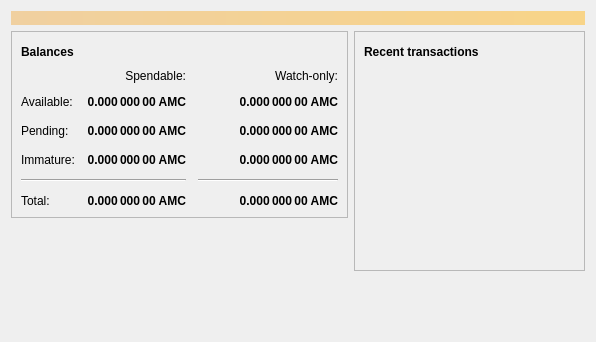
<?xml version="1.0" encoding="UTF-8"?>
<ui version="4.0">
 <class>OverviewPage</class>
 <widget class="QWidget" name="OverviewPage">
  <property name="geometry">
   <rect>
    <x>0</x>
    <y>0</y>
    <width>596</width>
    <height>342</height>
   </rect>
  </property>
  <property name="windowTitle">
   <string>Form</string>
  </property>
  <layout class="QVBoxLayout" name="topLayout">
   <item>
    <widget class="QLabel" name="labelAlerts">
     <property name="visible">
      <bool>false</bool>
     </property>
     <property name="styleSheet">
      <string notr="true">QLabel { background-color: qlineargradient(x1: 0, y1: 0, x2: 1, y2: 0, stop:0 #F0D0A0, stop:1 #F8D488); color:#000000; }</string>
     </property>
     <property name="wordWrap">
      <bool>true</bool>
     </property>
     <property name="margin">
      <number>3</number>
     </property>
     <property name="textInteractionFlags">
      <set>Qt::TextSelectableByMouse</set>
     </property>
    </widget>
   </item>
   <item>
    <layout class="QHBoxLayout" name="horizontalLayout" stretch="1,1">
     <item>
      <layout class="QVBoxLayout" name="verticalLayout_2">
       <item>
        <widget class="QFrame" name="frame">
         <property name="frameShape">
          <enum>QFrame::StyledPanel</enum>
         </property>
         <property name="frameShadow">
          <enum>QFrame::Raised</enum>
         </property>
         <layout class="QVBoxLayout" name="verticalLayout_4">
          <item>
           <layout class="QHBoxLayout" name="horizontalLayout_4">
            <item>
             <widget class="QLabel" name="label_5">
              <property name="font">
               <font>
                <weight>75</weight>
                <bold>true</bold>
               </font>
              </property>
              <property name="text">
               <string>Balances</string>
              </property>
             </widget>
            </item>
            <item>
             <widget class="QPushButton" name="labelWalletStatus">
              <property name="enabled">
               <bool>true</bool>
              </property>
              <property name="maximumSize">
               <size>
                <width>30</width>
                <height>16777215</height>
               </size>
              </property>
              <property name="toolTip">
               <string>The displayed information may be out of date. Your wallet automatically synchronizes with the Amolecoin network after a connection is established, but this process has not completed yet.</string>
              </property>
              <property name="text">
               <string/>
              </property>
              <property name="icon">
               <iconset resource="../bitcoin.qrc">
                <normaloff>:/icons/warning</normaloff>
                <disabledoff>:/icons/warning</disabledoff>:/icons/warning</iconset>
              </property>
              <property name="iconSize">
               <size>
                <width>24</width>
                <height>24</height>
               </size>
              </property>
              <property name="flat">
               <bool>true</bool>
              </property>
             </widget>
            </item>
            <item>
             <spacer name="horizontalSpacer_3">
              <property name="orientation">
               <enum>Qt::Horizontal</enum>
              </property>
              <property name="sizeHint" stdset="0">
               <size>
                <width>40</width>
                <height>20</height>
               </size>
              </property>
             </spacer>
            </item>
           </layout>
          </item>
          <item>
           <layout class="QGridLayout" name="gridLayout">
            <property name="spacing">
             <number>12</number>
            </property>
            <item row="2" column="2">
             <widget class="QLabel" name="labelWatchPending">
              <property name="font">
               <font>
                <weight>75</weight>
                <bold>true</bold>
               </font>
              </property>
              <property name="cursor">
               <cursorShape>IBeamCursor</cursorShape>
              </property>
              <property name="toolTip">
               <string>Unconfirmed transactions to watch-only addresses</string>
              </property>
              <property name="text">
               <string notr="true">0.000 000 00 AMC</string>
              </property>
              <property name="alignment">
               <set>Qt::AlignRight|Qt::AlignTrailing|Qt::AlignVCenter</set>
              </property>
              <property name="textInteractionFlags">
               <set>Qt::LinksAccessibleByMouse|Qt::TextSelectableByKeyboard|Qt::TextSelectableByMouse</set>
              </property>
             </widget>
            </item>
            <item row="2" column="1">
             <widget class="QLabel" name="labelUnconfirmed">
              <property name="font">
               <font>
                <weight>75</weight>
                <bold>true</bold>
               </font>
              </property>
              <property name="cursor">
               <cursorShape>IBeamCursor</cursorShape>
              </property>
              <property name="toolTip">
               <string>Total of transactions that have yet to be confirmed, and do not yet count toward the spendable balance</string>
              </property>
              <property name="text">
               <string notr="true">0.000 000 00 AMC</string>
              </property>
              <property name="alignment">
               <set>Qt::AlignRight|Qt::AlignTrailing|Qt::AlignVCenter</set>
              </property>
              <property name="textInteractionFlags">
               <set>Qt::LinksAccessibleByMouse|Qt::TextSelectableByKeyboard|Qt::TextSelectableByMouse</set>
              </property>
             </widget>
            </item>
            <item row="3" column="2">
             <widget class="QLabel" name="labelWatchImmature">
              <property name="font">
               <font>
                <weight>75</weight>
                <bold>true</bold>
               </font>
              </property>
              <property name="cursor">
               <cursorShape>IBeamCursor</cursorShape>
              </property>
              <property name="toolTip">
               <string>Mined balance in watch-only addresses that has not yet matured</string>
              </property>
              <property name="text">
               <string notr="true">0.000 000 00 AMC</string>
              </property>
              <property name="alignment">
               <set>Qt::AlignRight|Qt::AlignTrailing|Qt::AlignVCenter</set>
              </property>
              <property name="textInteractionFlags">
               <set>Qt::LinksAccessibleByMouse|Qt::TextSelectableByKeyboard|Qt::TextSelectableByMouse</set>
              </property>
             </widget>
            </item>
            <item row="4" column="0" colspan="2">
             <widget class="Line" name="line">
              <property name="orientation">
               <enum>Qt::Horizontal</enum>
              </property>
             </widget>
            </item>
            <item row="4" column="2">
             <widget class="Line" name="lineWatchBalance">
              <property name="sizePolicy">
               <sizepolicy hsizetype="Preferred" vsizetype="Fixed">
                <horstretch>0</horstretch>
                <verstretch>0</verstretch>
               </sizepolicy>
              </property>
              <property name="minimumSize">
               <size>
                <width>140</width>
                <height>0</height>
               </size>
              </property>
              <property name="orientation">
               <enum>Qt::Horizontal</enum>
              </property>
             </widget>
            </item>
            <item row="5" column="0">
             <widget class="QLabel" name="labelTotalText">
              <property name="text">
               <string>Total:</string>
              </property>
             </widget>
            </item>
            <item row="3" column="1">
             <widget class="QLabel" name="labelImmature">
              <property name="font">
               <font>
                <weight>75</weight>
                <bold>true</bold>
               </font>
              </property>
              <property name="cursor">
               <cursorShape>IBeamCursor</cursorShape>
              </property>
              <property name="toolTip">
               <string>Mined balance that has not yet matured</string>
              </property>
              <property name="text">
               <string notr="true">0.000 000 00 AMC</string>
              </property>
              <property name="alignment">
               <set>Qt::AlignRight|Qt::AlignTrailing|Qt::AlignVCenter</set>
              </property>
              <property name="textInteractionFlags">
               <set>Qt::LinksAccessibleByMouse|Qt::TextSelectableByKeyboard|Qt::TextSelectableByMouse</set>
              </property>
             </widget>
            </item>
            <item row="2" column="3">
             <spacer name="horizontalSpacer_2">
              <property name="orientation">
               <enum>Qt::Horizontal</enum>
              </property>
              <property name="sizeHint" stdset="0">
               <size>
                <width>40</width>
                <height>20</height>
               </size>
              </property>
             </spacer>
            </item>
            <item row="3" column="0">
             <widget class="QLabel" name="labelImmatureText">
              <property name="text">
               <string>Immature:</string>
              </property>
             </widget>
            </item>
            <item row="5" column="1">
             <widget class="QLabel" name="labelTotal">
              <property name="font">
               <font>
                <weight>75</weight>
                <bold>true</bold>
               </font>
              </property>
              <property name="cursor">
               <cursorShape>IBeamCursor</cursorShape>
              </property>
              <property name="toolTip">
               <string>Your current total balance</string>
              </property>
              <property name="text">
               <string notr="true">0.000 000 00 AMC</string>
              </property>
              <property name="alignment">
               <set>Qt::AlignRight|Qt::AlignTrailing|Qt::AlignVCenter</set>
              </property>
              <property name="textInteractionFlags">
               <set>Qt::LinksAccessibleByMouse|Qt::TextSelectableByKeyboard|Qt::TextSelectableByMouse</set>
              </property>
             </widget>
            </item>
            <item row="5" column="2">
             <widget class="QLabel" name="labelWatchTotal">
              <property name="font">
               <font>
                <weight>75</weight>
                <bold>true</bold>
               </font>
              </property>
              <property name="cursor">
               <cursorShape>IBeamCursor</cursorShape>
              </property>
              <property name="toolTip">
               <string>Current total balance in watch-only addresses</string>
              </property>
              <property name="text">
               <string notr="true">0.000 000 00 AMC</string>
              </property>
              <property name="alignment">
               <set>Qt::AlignRight|Qt::AlignTrailing|Qt::AlignVCenter</set>
              </property>
              <property name="textInteractionFlags">
               <set>Qt::LinksAccessibleByMouse|Qt::TextSelectableByKeyboard|Qt::TextSelectableByMouse</set>
              </property>
             </widget>
            </item>
            <item row="0" column="2">
             <widget class="QLabel" name="labelWatchonly">
              <property name="text">
               <string>Watch-only:</string>
              </property>
              <property name="alignment">
               <set>Qt::AlignRight|Qt::AlignTrailing|Qt::AlignVCenter</set>
              </property>
             </widget>
            </item>
            <item row="1" column="0">
             <widget class="QLabel" name="labelBalanceText">
              <property name="text">
               <string>Available:</string>
              </property>
             </widget>
            </item>
            <item row="1" column="1">
             <widget class="QLabel" name="labelBalance">
              <property name="font">
               <font>
                <weight>75</weight>
                <bold>true</bold>
               </font>
              </property>
              <property name="cursor">
               <cursorShape>IBeamCursor</cursorShape>
              </property>
              <property name="toolTip">
               <string>Your current spendable balance</string>
              </property>
              <property name="text">
               <string notr="true">0.000 000 00 AMC</string>
              </property>
              <property name="alignment">
               <set>Qt::AlignRight|Qt::AlignTrailing|Qt::AlignVCenter</set>
              </property>
              <property name="textInteractionFlags">
               <set>Qt::LinksAccessibleByMouse|Qt::TextSelectableByKeyboard|Qt::TextSelectableByMouse</set>
              </property>
             </widget>
            </item>
            <item row="1" column="2">
             <widget class="QLabel" name="labelWatchAvailable">
              <property name="font">
               <font>
                <weight>75</weight>
                <bold>true</bold>
               </font>
              </property>
              <property name="cursor">
               <cursorShape>IBeamCursor</cursorShape>
              </property>
              <property name="toolTip">
               <string>Your current balance in watch-only addresses</string>
              </property>
              <property name="text">
               <string notr="true">0.000 000 00 AMC</string>
              </property>
              <property name="alignment">
               <set>Qt::AlignRight|Qt::AlignTrailing|Qt::AlignVCenter</set>
              </property>
              <property name="textInteractionFlags">
               <set>Qt::LinksAccessibleByMouse|Qt::TextSelectableByKeyboard|Qt::TextSelectableByMouse</set>
              </property>
             </widget>
            </item>
            <item row="2" column="0">
             <widget class="QLabel" name="labelPendingText">
              <property name="text">
               <string>Pending:</string>
              </property>
             </widget>
            </item>
            <item row="0" column="1">
             <widget class="QLabel" name="labelSpendable">
              <property name="text">
               <string>Spendable:</string>
              </property>
              <property name="alignment">
               <set>Qt::AlignRight|Qt::AlignTrailing|Qt::AlignVCenter</set>
              </property>
             </widget>
            </item>
           </layout>
          </item>
         </layout>
        </widget>
       </item>
       <item>
        <spacer name="verticalSpacer">
         <property name="orientation">
          <enum>Qt::Vertical</enum>
         </property>
         <property name="sizeHint" stdset="0">
          <size>
           <width>20</width>
           <height>40</height>
          </size>
         </property>
        </spacer>
       </item>
      </layout>
     </item>
     <item>
      <layout class="QVBoxLayout" name="verticalLayout_3">
       <item>
        <widget class="QFrame" name="frame_2">
         <property name="frameShape">
          <enum>QFrame::StyledPanel</enum>
         </property>
         <property name="frameShadow">
          <enum>QFrame::Raised</enum>
         </property>
         <layout class="QVBoxLayout" name="verticalLayout">
          <item>
           <layout class="QHBoxLayout" name="horizontalLayout_2">
            <item>
             <widget class="QLabel" name="label_4">
              <property name="font">
               <font>
                <weight>75</weight>
                <bold>true</bold>
               </font>
              </property>
              <property name="text">
               <string>Recent transactions</string>
              </property>
             </widget>
            </item>
            <item>
             <widget class="QPushButton" name="labelTransactionsStatus">
              <property name="enabled">
               <bool>true</bool>
              </property>
              <property name="maximumSize">
               <size>
                <width>30</width>
                <height>16777215</height>
               </size>
              </property>
              <property name="toolTip">
               <string>The displayed information may be out of date. Your wallet automatically synchronizes with the Amolecoin network after a connection is established, but this process has not completed yet.</string>
              </property>
              <property name="text">
               <string/>
              </property>
              <property name="icon">
               <iconset resource="../bitcoin.qrc">
                <normaloff>:/icons/warning</normaloff>
                <disabledoff>:/icons/warning</disabledoff>:/icons/warning</iconset>
              </property>
              <property name="iconSize">
               <size>
                <width>24</width>
                <height>24</height>
               </size>
              </property>
              <property name="flat">
               <bool>true</bool>
              </property>
             </widget>
            </item>
            <item>
             <spacer name="horizontalSpacer">
              <property name="orientation">
               <enum>Qt::Horizontal</enum>
              </property>
              <property name="sizeHint" stdset="0">
               <size>
                <width>40</width>
                <height>20</height>
               </size>
              </property>
             </spacer>
            </item>
           </layout>
          </item>
          <item>
           <widget class="QListView" name="listTransactions">
            <property name="styleSheet">
             <string notr="true">QListView { background: transparent; }</string>
            </property>
            <property name="frameShape">
             <enum>QFrame::NoFrame</enum>
            </property>
            <property name="verticalScrollBarPolicy">
             <enum>Qt::ScrollBarAlwaysOff</enum>
            </property>
            <property name="horizontalScrollBarPolicy">
             <enum>Qt::ScrollBarAlwaysOff</enum>
            </property>
            <property name="selectionMode">
             <enum>QAbstractItemView::NoSelection</enum>
            </property>
           </widget>
          </item>
         </layout>
        </widget>
       </item>
       <item>
        <spacer name="verticalSpacer_2">
         <property name="orientation">
          <enum>Qt::Vertical</enum>
         </property>
         <property name="sizeHint" stdset="0">
          <size>
           <width>20</width>
           <height>40</height>
          </size>
         </property>
        </spacer>
       </item>
      </layout>
     </item>
    </layout>
   </item>
  </layout>
 </widget>
 <resources/>
 <connections/>
</ui>
